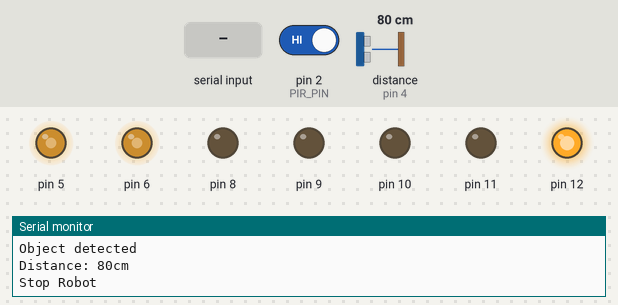
The sketch below on a simulated Arduino Uno, built with avr-gcc and run on an emulated ATmega328P. Shown: output pins drawn as LEDs (lit = HIGH), the last lines printed to the serial monitor. Inputs (shaded band) come from the test bench; at power-on: pin 2 (PIR_PIN) HIGH, distance to the obstacle (sensor on pin 4) 80 cm. The echo pulse lasts 58.3 µs per cm.

Above: at 6.2 s.
6.3 s: "1" received over Serial
At 8.0 s:
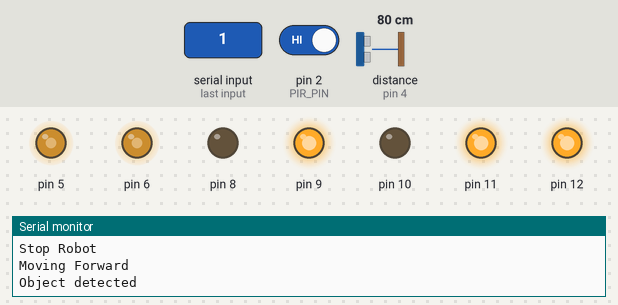
9.9 s: "2" received over Serial
At 11.4 s:
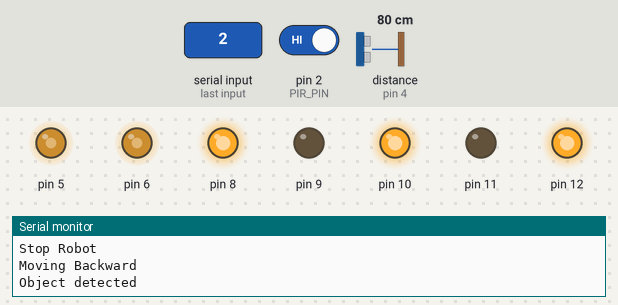
13.5 s: "3" received over Serial
At 15.4 s:
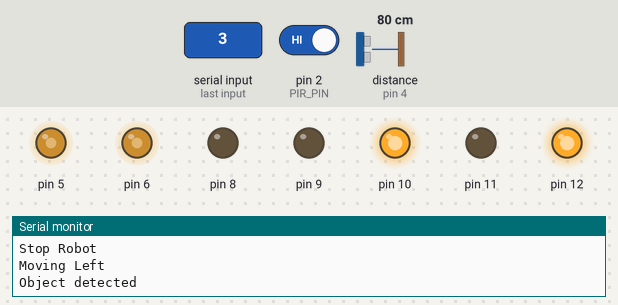
17.1 s: "4" received over Serial
At 19.0 s:
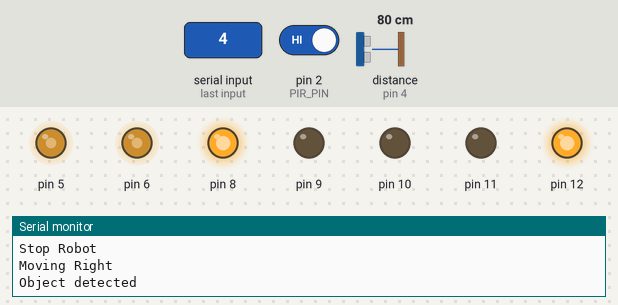
20.7 s: pin 2 (PIR_PIN) driven LOW
At 24.5 s:
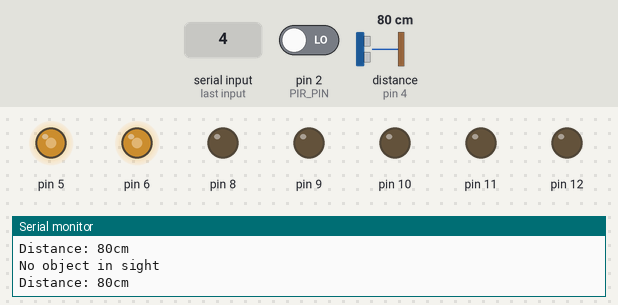
25.1 s: "1" received over Serial
At 26.3 s:
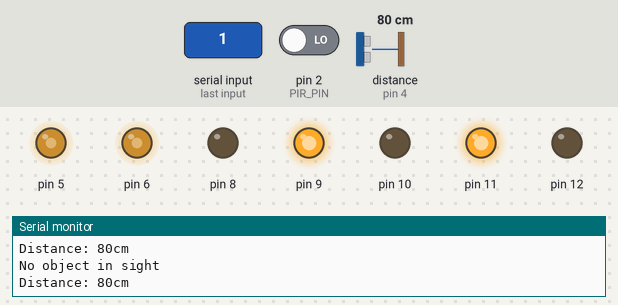
Timing chart, 0 to 28.0 s (numbered marks = the images above; inputs shaded):
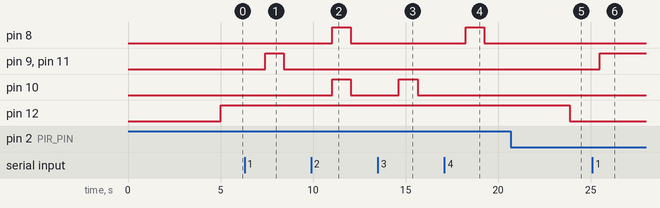

The sketch:

arduino_program.ino
```cpp
#include <HCSR04.h>
int speed=140; //255
const int trigPin = 3;
const int echoPin = 4;
HCSR04 hc(3, 4); //initialisation class HCSR04 (trig pin , echo pin)
float duration, distance;
const int PIR_PIN = 2;
int warm_up;
int pir_output;

void setup() {
  Serial.begin(9600);
  pinMode(8, OUTPUT);
  pinMode(9, OUTPUT);
  pinMode(10, OUTPUT);
  pinMode(11, OUTPUT);
  pinMode(12, OUTPUT);
  pinMode(5, OUTPUT);
  pinMode(6, OUTPUT);
  analogWrite(5,speed);
  analogWrite(6,speed);
  pinMode(PIR_PIN, INPUT);
  Serial.println("Configuring sensor..please wait.");
  delay(5000);
}

void loop() {

  pir_output = digitalRead(PIR_PIN);
  int ultrasonic_distance=hc.dist();
  if(pir_output == LOW )
  {
    if( warm_up == 1 )
     {
      Serial.println("setting back PIR Up");
      warm_up = 0;
      delay(2000);
    }
    Serial.println("No object in sight");
    digitalWrite(12,LOW);
    delay(200);
  }
  else
  {
    Serial.print("Object detected\n");
    digitalWrite(12,HIGH);
    warm_up = 1;
    delay(1000);
  }
  Serial.print("Distance: ");
  Serial.print(ultrasonic_distance);
  Serial.println("cm");

  if(ultrasonic_distance<=20){
    stop();
  }
  if(pir_output == HIGH){
    stop();
  }
  delay(200);

    if (Serial.available() > 0) {
    char dat = Serial.read();
    if(dat=='1'){
      forward();
    }
    else if(dat=='2'){
      backward();
    }
    else if(dat=='3'){
      left();
    }
    else if(dat=='4'){
      right();
    }
    else if(dat=='5'){
      stop();
    }
    else{
    }
  }
}

void forward() {
  digitalWrite(8,LOW);
  digitalWrite(9,HIGH);
  digitalWrite(10,LOW);
  digitalWrite(11,HIGH);
  Serial.println("Moving Forward");
}
void backward() {
  digitalWrite(8,HIGH);
  digitalWrite(9,LOW);
  digitalWrite(10,HIGH);
  digitalWrite(11,LOW);
  Serial.println("Moving Backward");
}
void left() {
  digitalWrite(8,LOW);
  digitalWrite(9,LOW);
  digitalWrite(10,HIGH);
  digitalWrite(11,LOW);
  Serial.println("Moving Left");
}
void right() {
  digitalWrite(8,HIGH);
  digitalWrite(9,LOW);
  digitalWrite(10,LOW);
  digitalWrite(11,LOW);
  Serial.println("Moving Right");
}
void stop() {
  digitalWrite(8,LOW);
  digitalWrite(9,LOW);
  digitalWrite(10,LOW);
  digitalWrite(11,LOW);
  Serial.println("Stop Robot");
}
```

Measured:
- after the input at 6.3 s, pin 9, pin 11: LOW → HIGH after 1.1 s, → LOW 1.0 s later
- after the input at 9.9 s, pin 8, pin 10: LOW → HIGH after 1.1 s, → LOW 1.0 s later
- after the input at 13.5 s, pin 10: LOW → HIGH after 1.1 s, → LOW 1.0 s later
- after the input at 17.1 s, pin 8: LOW → HIGH after 1.2 s, → LOW 1.0 s later
- after the input at 20.7 s, pin 12: HIGH → LOW after 3.2 s
- after the input at 25.1 s, pin 9, pin 11: LOW → HIGH after 0.40 s
